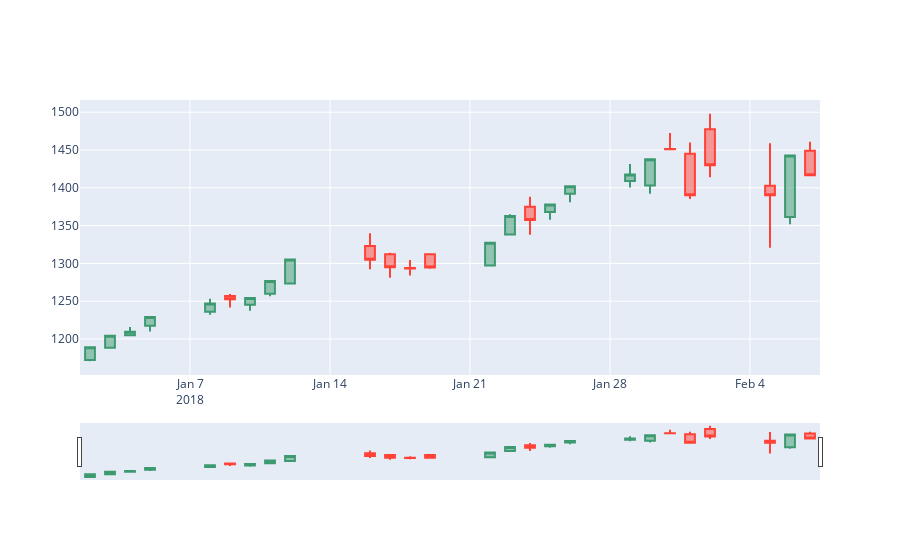

Source (notebook cell):
### Code cell
fig=go.Figure(data)
iplot(fig)
fig.show()
